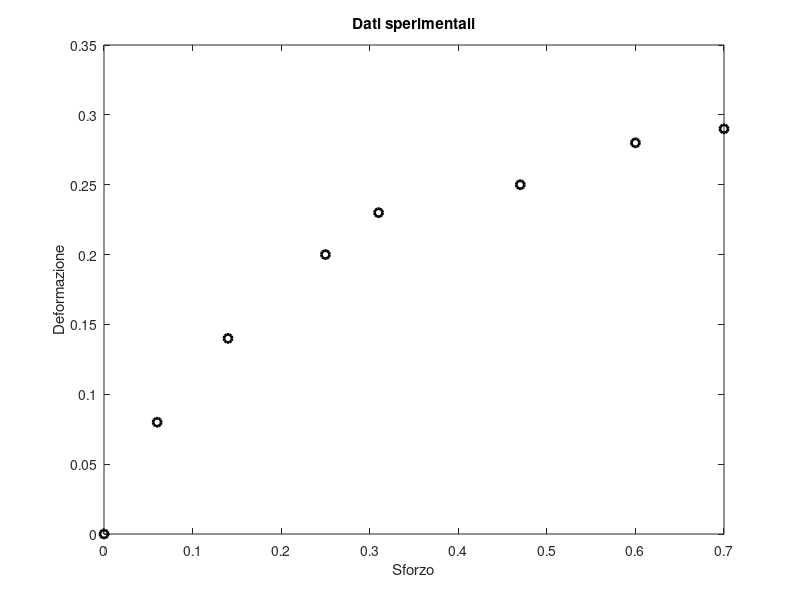
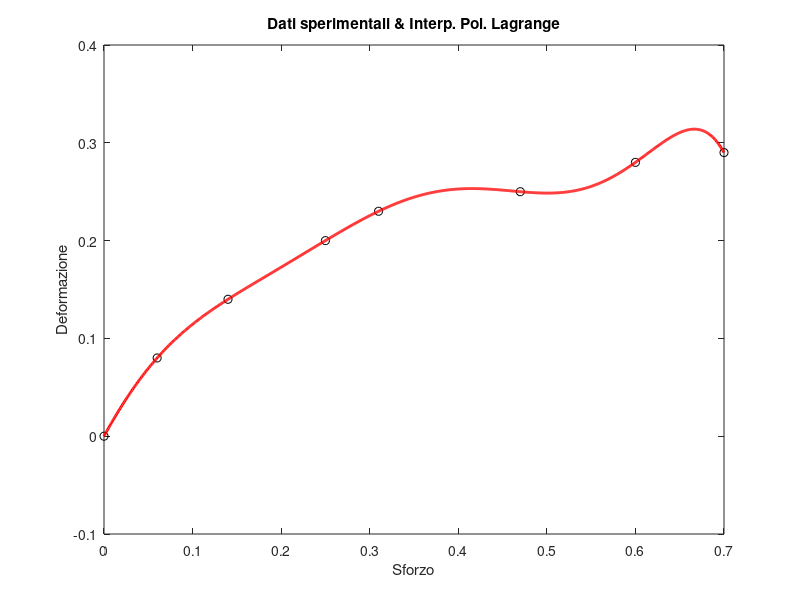
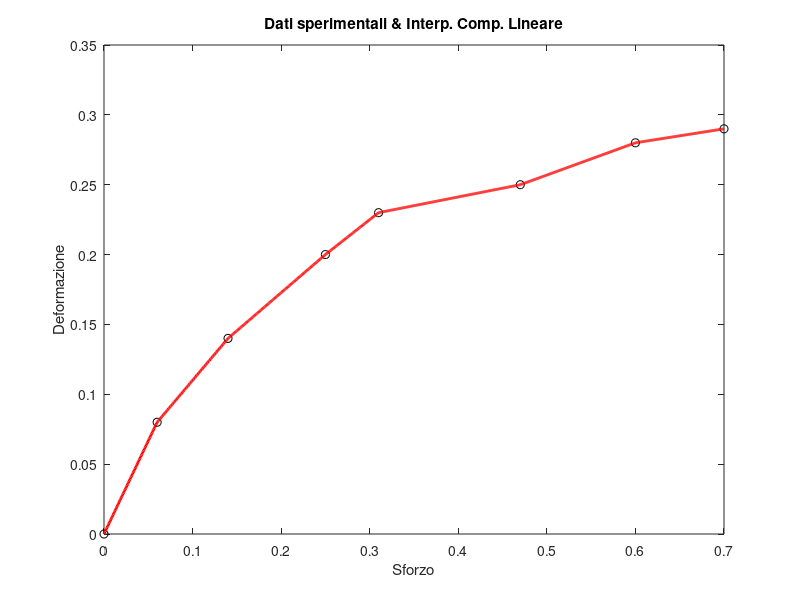
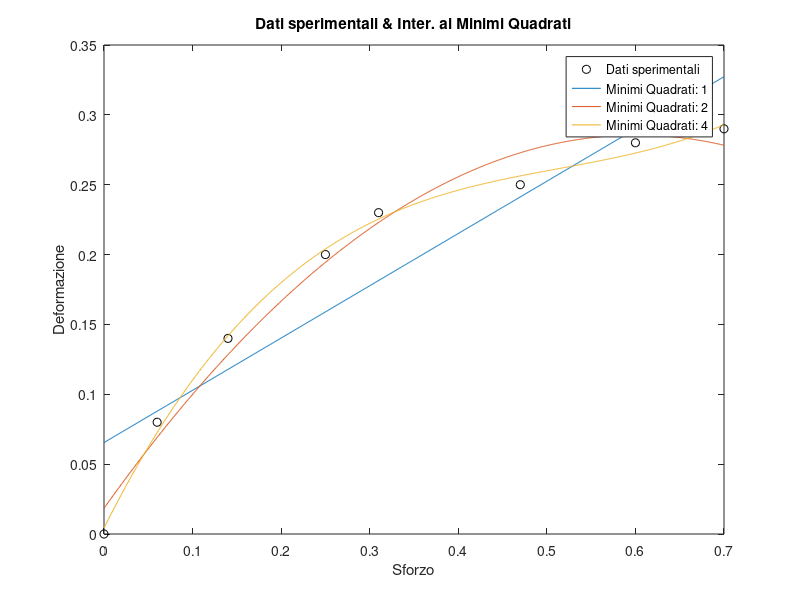

Reproduce these figures in MATLAB, in order.
% ESERCIZIO 1

clear all
close all
clc

%% PUNTO 1

% Dati sperimentali
sigma = [0 0.06 0.14 0.25 0.31 0.47 0.60 0.70];
epsilon = [0 0.08 0.14 0.20 0.23 0.25 0.28 0.29];

figure(1)
axes('FontSize',12)
plot(sigma, epsilon, 'ko', 'linewidth', 2)
title('Dati sperimentali')
xlabel('Sforzo')
ylabel('Deformazione')


% Interpolazione di Lagrange (IL)
sigma_dis  = linspace(min(sigma), max(sigma), 1000);
grado      = length(sigma) - 1;
PL         = polyfit(sigma, epsilon, grado); 
epsilon_IL = polyval(PL, sigma_dis);

figure(2)
axes('FontSize',12)
plot(sigma, epsilon, 'ko', sigma_dis, epsilon_IL, 'r', 'linewidth', 2)
xlabel('Sforzo')
ylabel('Deformazione')
title('Dati sperimentali & Interp. Pol. Lagrange')
   
% Interpolazione composita lineare  (ICL)
epsilon_ICL = interp1(sigma, epsilon, sigma_dis);

figure(3)
axes('FontSize',12)
plot(sigma, epsilon, 'ko', sigma_dis, epsilon_ICL, 'r', 'linewidth', 2)
xlabel('Sforzo')
ylabel('Deformazione')
title('Dati sperimentali & Interp. Comp. Lineare')

%%%%%%%%%%%%%%%%%%%%%%%%%%%%%  DA COMPLETARE  %%%%%%%%%%%%%%%%%%%%%%%%%%%%%

% Dato P = polyfit(x_d, y_d, n), con n numero naturale:
%   se n = length(x_d)-1 ==> P = Interp. Polinom. di Lagrange
%   se n < length(x_d)-1 ==> P = Appross. Minimi Quadrati
%   se n > length(x_d)-1 ==> Interpolante non unico!

% Interpolazione nel senso dei minimi quadrati di grado 1, 2 e 4 (IMQ)

epsilon_IMQ(1, :) = polyval(polyfit(sigma, epsilon, 1), sigma_dis);
epsilon_IMQ(2, :) = polyval(polyfit(sigma, epsilon, 2), sigma_dis);
epsilon_IMQ(3, :) = polyval(polyfit(sigma, epsilon, 3), sigma_dis);

figure(4)
axes('FontSize',12)
plot(sigma, epsilon, "ko", sigma_dis, epsilon_IMQ, "-");
title("Dati sperimentali & Inter. ai Minimi Quadrati");
xlabel("Sforzo");
ylabel("Deformazione")
legend("Dati sperimentali", "Minimi Quadrati: 1", ...
    "Minimi Quadrati: 2", "Minimi Quadrati: 4");
   
%%%%%%%%%%%%%%%%%%%%%%%%%%%%%%%%%%%%%%%%%%%%%%%%%%%%%%%%%%%%%%%%%%%%%%%%%%%

%% PUNTO 2
figure(5)
axes('FontSize',12)
plot(sigma,     epsilon,          'ko', ... 
     sigma_dis, epsilon_IL,       'g',  ...
     sigma_dis, epsilon_ICL,      'm', ...
     sigma_dis, epsilon_IMQ(3, :), "c", ...                                         % DA COMPLETARE
     'linewidth', 2)

xlabel('Sforzo')
ylabel('Deformazione')
title('Dati sperimentali & Confronti')
legend('Dati Sp.', ... 
       'I. Lagrange', ...
       'I. Composita Lin.', ...
       "Int. ai Minimi Quadrati: 4",  ...                                      % DA COMPLETARE
       'Location', 'southeast')
   
%% PUNTO 3

sigma_v        = [0.4 0.75];
epsilon_IL_v   = polyval(PL, sigma_v);
epsilon_ICL_v  = interp1(sigma, epsilon, sigma_v);
epsilon_IMQ4_v = polyval(polyfit(sigma, epsilon, 4), sigma_v);                             % DA COMPLETARE

% Print
fprintf('Sigma:         %f   %f\n', sigma_v)
fprintf('Epsilon IL:    %f   %f\n', epsilon_IL_v)
fprintf('Epsilon ICL:   %f   %f\n', epsilon_ICL_v)
fprintf('Epsilon IMQ4:   %f   %f\n', epsilon_IMQ4_v)

